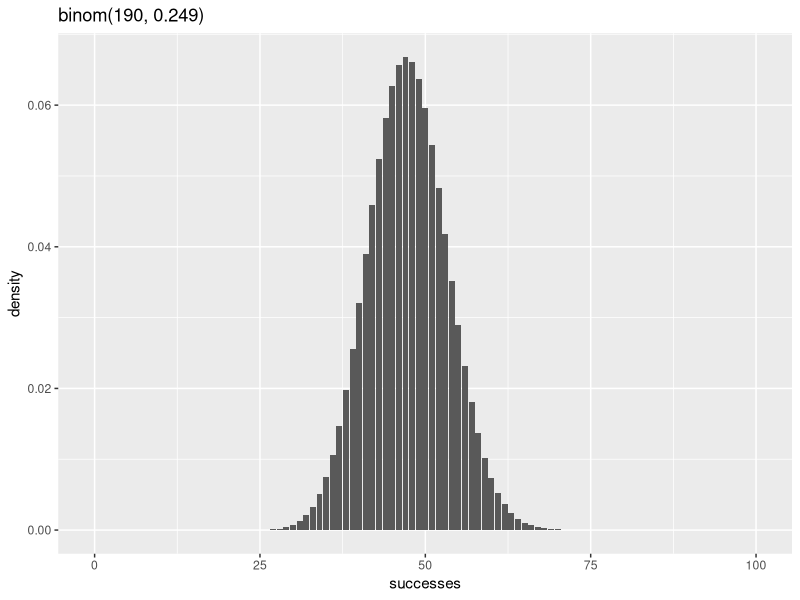
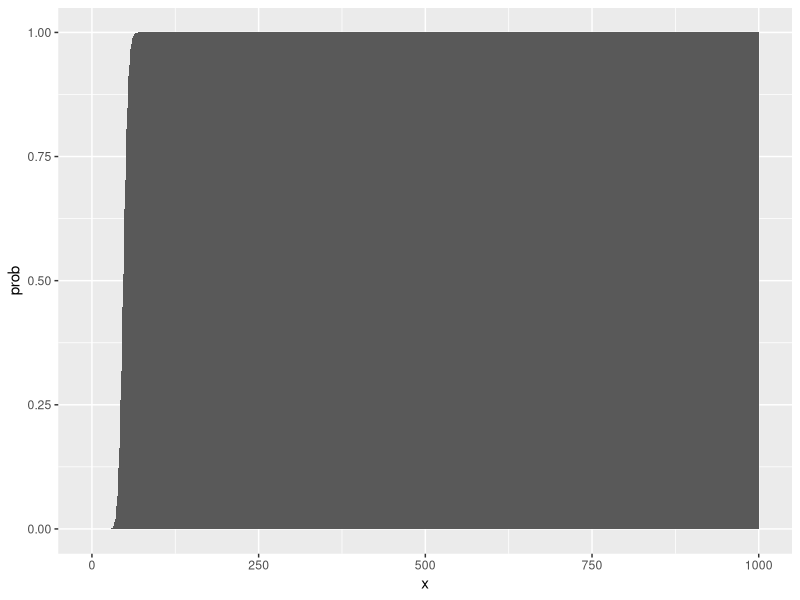
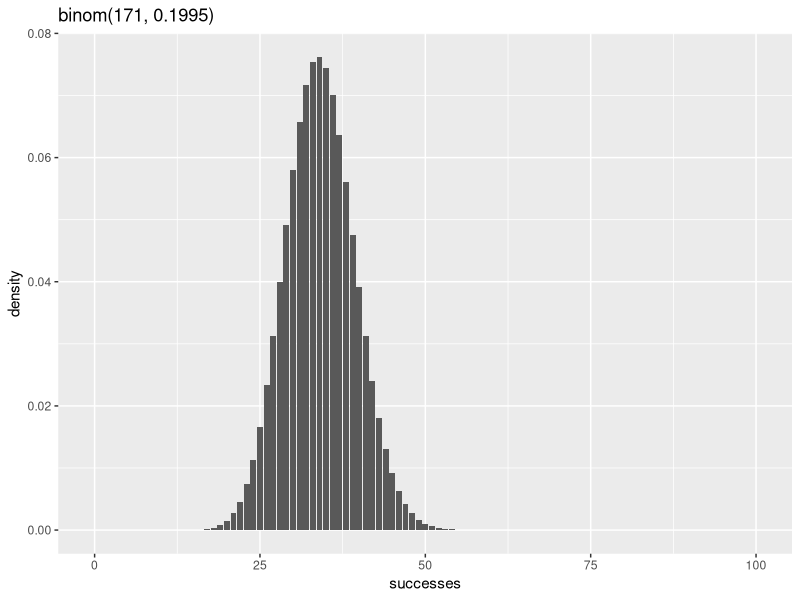
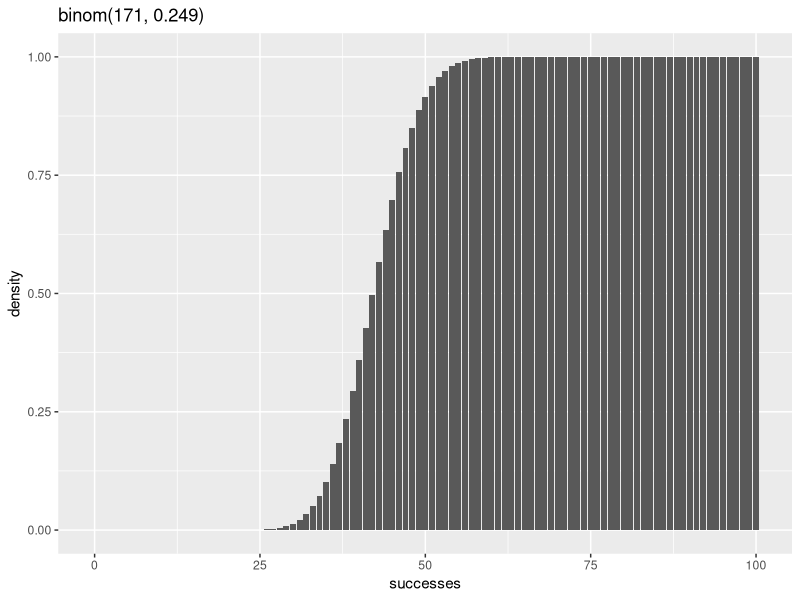

Reproduce these figures in R, in order.
library(tidyverse)
data.frame(x = seq(0,100,1), density = dbinom(seq(0,100,1), 190, 20710/83058)) %>% 
  ggplot(aes(x = x, y = density)) + geom_col() + labs(title = "binom(190, 0.249)", x = "successes")

data.frame(x = seq(0, 1000, 1), prob = pbinom(seq(0, 1000, 1), 190, 20710/83058)) %>% ggplot(aes(x = x, y = prob)) + geom_col()

18639 / (18639 + 74774)

data.frame(x = seq(0,100,1), density = dbinom(seq(0,100,1), 171, 18639 / (18639 + 74774))) %>% 
  ggplot(aes(x = x, y = density)) + geom_col() + labs(title = "binom(171, 0.1995)", x = "successes")

data.frame(x = seq(0,100,1), density = pbinom(seq(0,100,1), 171, 18639 / 74774)) %>% 
  ggplot(aes(x = x, y = density)) + geom_col() + labs(title = "binom(171, 0.249)", x = "successes")

1 - pbinom(87, 171, 18639 / 74774)
